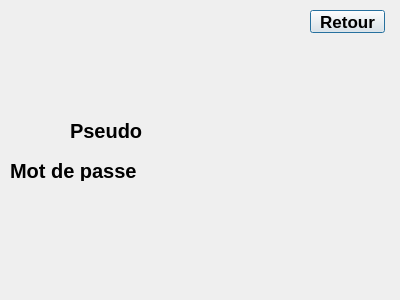
<?xml version="1.0" encoding="UTF-8"?>
<ui version="4.0">
 <class>Dialog</class>
 <widget class="QDialog" name="Dialog">
  <property name="geometry">
   <rect>
    <x>0</x>
    <y>0</y>
    <width>400</width>
    <height>300</height>
   </rect>
  </property>
  <property name="windowTitle">
   <string>Dialog</string>
  </property>
  <widget class="QLabel" name="label">
   <property name="geometry">
    <rect>
     <x>70</x>
     <y>120</y>
     <width>81</width>
     <height>21</height>
    </rect>
   </property>
   <property name="font">
    <font>
     <pointsize>15</pointsize>
     <weight>75</weight>
     <bold>true</bold>
    </font>
   </property>
   <property name="text">
    <string>Pseudo</string>
   </property>
  </widget>
  <widget class="QLabel" name="label_2">
   <property name="geometry">
    <rect>
     <x>10</x>
     <y>160</y>
     <width>141</width>
     <height>21</height>
    </rect>
   </property>
   <property name="font">
    <font>
     <pointsize>15</pointsize>
     <weight>75</weight>
     <bold>true</bold>
    </font>
   </property>
   <property name="text">
    <string>Mot de passe</string>
   </property>
  </widget>
  <widget class="QPushButton" name="pushButton">
   <property name="geometry">
    <rect>
     <x>310</x>
     <y>10</y>
     <width>75</width>
     <height>23</height>
    </rect>
   </property>
   <property name="font">
    <font>
     <pointsize>13</pointsize>
     <weight>75</weight>
     <bold>true</bold>
    </font>
   </property>
   <property name="text">
    <string>Retour</string>
   </property>
  </widget>
  <widget class="QLabel" name="label_4">
   <property name="geometry">
    <rect>
     <x>160</x>
     <y>160</y>
     <width>111</width>
     <height>20</height>
    </rect>
   </property>
   <property name="font">
    <font>
     <pointsize>15</pointsize>
     <weight>75</weight>
     <bold>true</bold>
    </font>
   </property>
   <property name="text">
    <string/>
   </property>
  </widget>
  <widget class="QLabel" name="label_3">
   <property name="geometry">
    <rect>
     <x>160</x>
     <y>120</y>
     <width>111</width>
     <height>20</height>
    </rect>
   </property>
   <property name="font">
    <font>
     <pointsize>15</pointsize>
     <weight>75</weight>
     <bold>true</bold>
    </font>
   </property>
   <property name="text">
    <string/>
   </property>
  </widget>
 </widget>
 <resources/>
 <connections/>
</ui>
